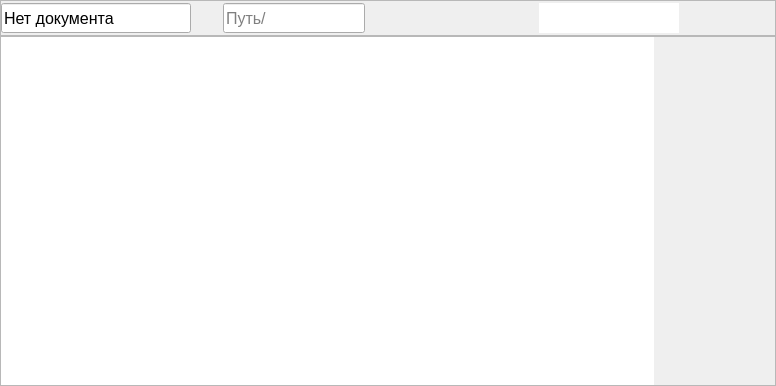
<?xml version="1.0" encoding="UTF-8"?>
<ui version="4.0">
 <author>Andrew Sedoikin</author>
 <class>WorkSpaceUI</class>
 <widget class="QWidget" name="WorkSpaceUI">
  <property name="windowModality">
   <enum>Qt::NonModal</enum>
  </property>
  <property name="geometry">
   <rect>
    <x>0</x>
    <y>0</y>
    <width>776</width>
    <height>386</height>
   </rect>
  </property>
  <property name="sizePolicy">
   <sizepolicy hsizetype="Preferred" vsizetype="Expanding">
    <horstretch>0</horstretch>
    <verstretch>0</verstretch>
   </sizepolicy>
  </property>
  <property name="windowTitle">
   <string>WorckSpaceUI</string>
  </property>
  <layout class="QGridLayout" name="gridLayout_2">
   <property name="sizeConstraint">
    <enum>QLayout::SetMinAndMaxSize</enum>
   </property>
   <property name="leftMargin">
    <number>0</number>
   </property>
   <property name="topMargin">
    <number>0</number>
   </property>
   <property name="rightMargin">
    <number>0</number>
   </property>
   <property name="bottomMargin">
    <number>0</number>
   </property>
   <property name="spacing">
    <number>0</number>
   </property>
   <item row="0" column="0">
    <widget class="QFrame" name="m_frameTop">
     <property name="sizePolicy">
      <sizepolicy hsizetype="Preferred" vsizetype="Preferred">
       <horstretch>0</horstretch>
       <verstretch>0</verstretch>
      </sizepolicy>
     </property>
     <property name="minimumSize">
      <size>
       <width>0</width>
       <height>36</height>
      </size>
     </property>
     <property name="maximumSize">
      <size>
       <width>16777215</width>
       <height>36</height>
      </size>
     </property>
     <property name="frameShape">
      <enum>QFrame::StyledPanel</enum>
     </property>
     <layout class="QHBoxLayout" name="horizontalLayout_3">
      <property name="spacing">
       <number>0</number>
      </property>
      <property name="leftMargin">
       <number>0</number>
      </property>
      <property name="topMargin">
       <number>0</number>
      </property>
      <property name="rightMargin">
       <number>0</number>
      </property>
      <property name="bottomMargin">
       <number>0</number>
      </property>
      <item>
       <layout class="QHBoxLayout" name="horizontalLayout_2">
        <property name="spacing">
         <number>0</number>
        </property>
        <property name="sizeConstraint">
         <enum>QLayout::SetDefaultConstraint</enum>
        </property>
        <property name="leftMargin">
         <number>0</number>
        </property>
        <property name="topMargin">
         <number>0</number>
        </property>
        <property name="rightMargin">
         <number>0</number>
        </property>
        <property name="bottomMargin">
         <number>0</number>
        </property>
        <item>
         <widget class="QLineEdit" name="m_lENameDoc">
          <property name="enabled">
           <bool>true</bool>
          </property>
          <property name="sizePolicy">
           <sizepolicy hsizetype="Preferred" vsizetype="Fixed">
            <horstretch>100</horstretch>
            <verstretch>0</verstretch>
           </sizepolicy>
          </property>
          <property name="minimumSize">
           <size>
            <width>190</width>
            <height>30</height>
           </size>
          </property>
          <property name="maximumSize">
           <size>
            <width>0</width>
            <height>30</height>
           </size>
          </property>
          <property name="font">
           <font>
            <pointsize>12</pointsize>
           </font>
          </property>
          <property name="text">
           <string>Нет документа</string>
          </property>
          <property name="echoMode">
           <enum>QLineEdit::Normal</enum>
          </property>
          <property name="cursorPosition">
           <number>13</number>
          </property>
          <property name="readOnly">
           <bool>true</bool>
          </property>
          <property name="cursorMoveStyle">
           <enum>Qt::LogicalMoveStyle</enum>
          </property>
          <property name="clearButtonEnabled">
           <bool>false</bool>
          </property>
         </widget>
        </item>
        <item>
         <widget class="Line" name="m_lineComboClose">
          <property name="windowModality">
           <enum>Qt::ApplicationModal</enum>
          </property>
          <property name="sizePolicy">
           <sizepolicy hsizetype="Maximum" vsizetype="Maximum">
            <horstretch>0</horstretch>
            <verstretch>0</verstretch>
           </sizepolicy>
          </property>
          <property name="minimumSize">
           <size>
            <width>0</width>
            <height>32</height>
           </size>
          </property>
          <property name="maximumSize">
           <size>
            <width>32</width>
            <height>32</height>
           </size>
          </property>
          <property name="font">
           <font>
            <kerning>true</kerning>
           </font>
          </property>
          <property name="frameShadow">
           <enum>QFrame::Raised</enum>
          </property>
          <property name="lineWidth">
           <number>1</number>
          </property>
          <property name="midLineWidth">
           <number>1</number>
          </property>
          <property name="orientation">
           <enum>Qt::Vertical</enum>
          </property>
         </widget>
        </item>
        <item>
         <widget class="QPushButton" name="m_pBCloseDoc">
          <property name="sizePolicy">
           <sizepolicy hsizetype="Fixed" vsizetype="Fixed">
            <horstretch>0</horstretch>
            <verstretch>0</verstretch>
           </sizepolicy>
          </property>
          <property name="minimumSize">
           <size>
            <width>32</width>
            <height>30</height>
           </size>
          </property>
          <property name="maximumSize">
           <size>
            <width>32</width>
            <height>30</height>
           </size>
          </property>
          <property name="acceptDrops">
           <bool>false</bool>
          </property>
          <property name="toolTip">
           <string>Закрыть документ</string>
          </property>
          <property name="text">
           <string extracomment="Настроить"/>
          </property>
          <property name="icon">
           <iconset resource="../resources.qrc">
            <normaloff>:/icons/closeDoc.png</normaloff>
            <normalon>:/icons/closeDocHover.png</normalon>:/icons/closeDoc.png</iconset>
          </property>
          <property name="iconSize">
           <size>
            <width>29</width>
            <height>29</height>
           </size>
          </property>
          <property name="autoExclusive">
           <bool>false</bool>
          </property>
          <property name="autoDefault">
           <bool>true</bool>
          </property>
          <property name="default">
           <bool>false</bool>
          </property>
          <property name="flat">
           <bool>true</bool>
          </property>
         </widget>
        </item>
        <item>
         <widget class="Line" name="m_lineCloseCurrent">
          <property name="windowModality">
           <enum>Qt::ApplicationModal</enum>
          </property>
          <property name="sizePolicy">
           <sizepolicy hsizetype="Maximum" vsizetype="Maximum">
            <horstretch>0</horstretch>
            <verstretch>0</verstretch>
           </sizepolicy>
          </property>
          <property name="minimumSize">
           <size>
            <width>0</width>
            <height>32</height>
           </size>
          </property>
          <property name="maximumSize">
           <size>
            <width>32</width>
            <height>32</height>
           </size>
          </property>
          <property name="font">
           <font>
            <kerning>true</kerning>
           </font>
          </property>
          <property name="frameShadow">
           <enum>QFrame::Raised</enum>
          </property>
          <property name="lineWidth">
           <number>1</number>
          </property>
          <property name="midLineWidth">
           <number>1</number>
          </property>
          <property name="orientation">
           <enum>Qt::Vertical</enum>
          </property>
         </widget>
        </item>
       </layout>
      </item>
      <item>
       <widget class="QLineEdit" name="m_lECompleter">
        <property name="sizePolicy">
         <sizepolicy hsizetype="Preferred" vsizetype="Fixed">
          <horstretch>0</horstretch>
          <verstretch>0</verstretch>
         </sizepolicy>
        </property>
        <property name="minimumSize">
         <size>
          <width>0</width>
          <height>30</height>
         </size>
        </property>
        <property name="maximumSize">
         <size>
          <width>16777215</width>
          <height>30</height>
         </size>
        </property>
        <property name="font">
         <font>
          <pointsize>12</pointsize>
         </font>
        </property>
        <property name="placeholderText">
         <string>Путь/</string>
        </property>
       </widget>
      </item>
      <item>
       <spacer name="horizontalSpacer">
        <property name="orientation">
         <enum>Qt::Horizontal</enum>
        </property>
        <property name="sizeType">
         <enum>QSizePolicy::MinimumExpanding</enum>
        </property>
        <property name="sizeHint" stdset="0">
         <size>
          <width>0</width>
          <height>30</height>
         </size>
        </property>
       </spacer>
      </item>
      <item>
       <widget class="QLineEdit" name="m_lECurrentElement">
        <property name="sizePolicy">
         <sizepolicy hsizetype="Maximum" vsizetype="Preferred">
          <horstretch>0</horstretch>
          <verstretch>0</verstretch>
         </sizepolicy>
        </property>
        <property name="minimumSize">
         <size>
          <width>30</width>
          <height>30</height>
         </size>
        </property>
        <property name="maximumSize">
         <size>
          <width>150</width>
          <height>30</height>
         </size>
        </property>
        <property name="sizeIncrement">
         <size>
          <width>0</width>
          <height>0</height>
         </size>
        </property>
        <property name="baseSize">
         <size>
          <width>120</width>
          <height>21</height>
         </size>
        </property>
        <property name="font">
         <font>
          <pointsize>12</pointsize>
         </font>
        </property>
        <property name="toolTip">
         <string>Строка</string>
        </property>
        <property name="autoFillBackground">
         <bool>false</bool>
        </property>
        <property name="inputMask">
         <string/>
        </property>
        <property name="text">
         <string/>
        </property>
        <property name="frame">
         <bool>false</bool>
        </property>
        <property name="echoMode">
         <enum>QLineEdit::Normal</enum>
        </property>
        <property name="cursorPosition">
         <number>0</number>
        </property>
        <property name="readOnly">
         <bool>true</bool>
        </property>
        <property name="cursorMoveStyle">
         <enum>Qt::LogicalMoveStyle</enum>
        </property>
        <property name="clearButtonEnabled">
         <bool>false</bool>
        </property>
       </widget>
      </item>
      <item>
       <layout class="QHBoxLayout" name="horizontalLayout">
        <property name="spacing">
         <number>0</number>
        </property>
        <property name="sizeConstraint">
         <enum>QLayout::SetMinimumSize</enum>
        </property>
        <item>
         <widget class="QPushButton" name="m_pBShHTable">
          <property name="sizePolicy">
           <sizepolicy hsizetype="Preferred" vsizetype="Fixed">
            <horstretch>0</horstretch>
            <verstretch>0</verstretch>
           </sizepolicy>
          </property>
          <property name="minimumSize">
           <size>
            <width>32</width>
            <height>30</height>
           </size>
          </property>
          <property name="maximumSize">
           <size>
            <width>32</width>
            <height>30</height>
           </size>
          </property>
          <property name="toolTip">
           <string>Показать/Скрыть таблицу элемента</string>
          </property>
          <property name="text">
           <string extracomment="Закрыть окно"/>
          </property>
          <property name="icon">
           <iconset resource="../resources.qrc">
            <normaloff>:/icons/tableshowhide.png</normaloff>
            <normalon>:/icons/tableshowhideView.png</normalon>:/icons/tableshowhide.png</iconset>
          </property>
          <property name="iconSize">
           <size>
            <width>29</width>
            <height>29</height>
           </size>
          </property>
          <property name="checkable">
           <bool>true</bool>
          </property>
          <property name="autoExclusive">
           <bool>false</bool>
          </property>
          <property name="autoDefault">
           <bool>true</bool>
          </property>
          <property name="default">
           <bool>false</bool>
          </property>
          <property name="flat">
           <bool>true</bool>
          </property>
         </widget>
        </item>
        <item>
         <widget class="QPushButton" name="m_pBDivid">
          <property name="sizePolicy">
           <sizepolicy hsizetype="Preferred" vsizetype="Fixed">
            <horstretch>0</horstretch>
            <verstretch>0</verstretch>
           </sizepolicy>
          </property>
          <property name="minimumSize">
           <size>
            <width>32</width>
            <height>30</height>
           </size>
          </property>
          <property name="maximumSize">
           <size>
            <width>32</width>
            <height>30</height>
           </size>
          </property>
          <property name="toolTip">
           <string>Разделить окно</string>
          </property>
          <property name="text">
           <string extracomment="Разделить"/>
          </property>
          <property name="icon">
           <iconset resource="../resources.qrc">
            <normaloff>:/icons/dividerHorizontal.png</normaloff>:/icons/dividerHorizontal.png</iconset>
          </property>
          <property name="iconSize">
           <size>
            <width>29</width>
            <height>29</height>
           </size>
          </property>
          <property name="autoDefault">
           <bool>true</bool>
          </property>
          <property name="default">
           <bool>false</bool>
          </property>
          <property name="flat">
           <bool>true</bool>
          </property>
         </widget>
        </item>
        <item>
         <widget class="QPushButton" name="m_pBHide">
          <property name="sizePolicy">
           <sizepolicy hsizetype="Preferred" vsizetype="Fixed">
            <horstretch>0</horstretch>
            <verstretch>0</verstretch>
           </sizepolicy>
          </property>
          <property name="minimumSize">
           <size>
            <width>32</width>
            <height>30</height>
           </size>
          </property>
          <property name="maximumSize">
           <size>
            <width>32</width>
            <height>30</height>
           </size>
          </property>
          <property name="toolTip">
           <string>Удалить разделение</string>
          </property>
          <property name="text">
           <string extracomment="Закрыть окно"/>
          </property>
          <property name="icon">
           <iconset resource="../resources.qrc">
            <normaloff>:/icons/hideRight.png</normaloff>:/icons/hideRight.png</iconset>
          </property>
          <property name="iconSize">
           <size>
            <width>29</width>
            <height>29</height>
           </size>
          </property>
          <property name="autoDefault">
           <bool>true</bool>
          </property>
          <property name="default">
           <bool>false</bool>
          </property>
          <property name="flat">
           <bool>true</bool>
          </property>
         </widget>
        </item>
       </layout>
      </item>
     </layout>
    </widget>
   </item>
   <item row="1" column="0">
    <widget class="QSplitter" name="m_splitter">
     <property name="sizePolicy">
      <sizepolicy hsizetype="Minimum" vsizetype="Expanding">
       <horstretch>0</horstretch>
       <verstretch>0</verstretch>
      </sizepolicy>
     </property>
     <property name="frameShape">
      <enum>QFrame::StyledPanel</enum>
     </property>
     <property name="frameShadow">
      <enum>QFrame::Raised</enum>
     </property>
     <property name="midLineWidth">
      <number>1</number>
     </property>
     <property name="orientation">
      <enum>Qt::Horizontal</enum>
     </property>
     <property name="opaqueResize">
      <bool>true</bool>
     </property>
     <property name="handleWidth">
      <number>1</number>
     </property>
     <property name="childrenCollapsible">
      <bool>false</bool>
     </property>
     <widget class="QTreeView" name="m_treeView">
      <property name="sizePolicy">
       <sizepolicy hsizetype="Preferred" vsizetype="Preferred">
        <horstretch>0</horstretch>
        <verstretch>0</verstretch>
       </sizepolicy>
      </property>
      <property name="minimumSize">
       <size>
        <width>0</width>
        <height>0</height>
       </size>
      </property>
      <property name="maximumSize">
       <size>
        <width>16777215</width>
        <height>16777215</height>
       </size>
      </property>
      <property name="font">
       <font>
        <pointsize>12</pointsize>
       </font>
      </property>
      <property name="styleSheet">
       <string notr="true">
QTreeView::item:hover {
    background: qlineargradient(x1: 0, y1: 0, x2: 0, y2: 1, stop: 0 #fcf9e6, stop: 1 #f2e9cb);
    border: 1px solid #e3dabf;
}

QTreeView::item:selected {
    border: 1px solid #bd9b57;
}

QTreeView::item:selected:active{
    background: qlineargradient(x1: 0, y1: 0, x2: 0, y2: 1, stop: 0 #f2cd6f, stop: 1 #bda557);
}

QTreeView::item:selected:!active {
    background: qlineargradient(x1: 0, y1: 0, x2: 0, y2: 1, stop: 0 #e8c96b, stop: 1 #bfa258);
}

QTreeView::branch:has-siblings:!adjoins-item {
    border-image: url(://icons/tree/stylesheet-vline.png) 0;
}

QTreeView::branch:has-siblings:adjoins-item {
    border-image: url(://icons/tree/stylesheet-branch-more.png) 0;
}

QTreeView::branch:!has-siblings:adjoins-item {
    border-image: url(://icons/tree/stylesheet-branch-end.png) 0;
}

QTreeView::branch:has-children:!has-siblings:closed,
QTreeView::branch:closed:has-children:has-siblings {
        border-image: none;
        image: url(://icons/tree/nodeClose.png);
}

QTreeView::branch:open:has-children:!has-siblings,
QTreeView::branch:open:has-children:has-siblings  {
        border-image: none;
        image: url(://icons/tree/nodeOpen.png);
}</string>
      </property>
      <property name="frameShape">
       <enum>QFrame::NoFrame</enum>
      </property>
      <property name="horizontalScrollBarPolicy">
       <enum>Qt::ScrollBarAsNeeded</enum>
      </property>
      <property name="sizeAdjustPolicy">
       <enum>QAbstractScrollArea::AdjustIgnored</enum>
      </property>
      <property name="dragEnabled">
       <bool>true</bool>
      </property>
      <property name="dragDropMode">
       <enum>QAbstractItemView::DragDrop</enum>
      </property>
      <property name="defaultDropAction">
       <enum>Qt::MoveAction</enum>
      </property>
      <property name="horizontalScrollMode">
       <enum>QAbstractItemView::ScrollPerItem</enum>
      </property>
      <property name="rootIsDecorated">
       <bool>true</bool>
      </property>
      <property name="animated">
       <bool>true</bool>
      </property>
      <property name="allColumnsShowFocus">
       <bool>false</bool>
      </property>
      <attribute name="headerVisible">
       <bool>false</bool>
      </attribute>
      <attribute name="headerCascadingSectionResizes">
       <bool>false</bool>
      </attribute>
      <attribute name="headerHighlightSections">
       <bool>false</bool>
      </attribute>
      <attribute name="headerStretchLastSection">
       <bool>true</bool>
      </attribute>
     </widget>
     <widget class="TabWidget" name="m_tabWTables">
      <property name="sizePolicy">
       <sizepolicy hsizetype="MinimumExpanding" vsizetype="Fixed">
        <horstretch>0</horstretch>
        <verstretch>0</verstretch>
       </sizepolicy>
      </property>
      <property name="minimumSize">
       <size>
        <width>120</width>
        <height>0</height>
       </size>
      </property>
      <property name="font">
       <font>
        <pointsize>12</pointsize>
       </font>
      </property>
      <property name="contextMenuPolicy">
       <enum>Qt::DefaultContextMenu</enum>
      </property>
      <property name="styleSheet">
       <string notr="true">QTabBar::tab:selected, QTabBar::tab {
    background: qlineargradient(x1: 0, y1: 0, x2: 0, y2: 1,
                               stop: 0 #e5f0d3, 
                               stop: 0.5 #497a76, stop: 1.0 #fafafa);

}
QTabBar::tab:selected, QTabBar::tab:hover {
    background: qlineargradient(x1: 0, y1: 0, x2: 0, y2: 1,
                                stop: 0 #fafafa, stop: 0.4 #e5f0d3,
                                stop: 0.5 #a1c4c1, stop: 1.0 #fafafa);
}
QTabBar::close-button {
	image: url(:/icons/closeDoc.png);
}
QTabBar::close-button:hover {
	image: url(:/icons/closeDocHover.png)

}</string>
      </property>
      <property name="tabPosition">
       <enum>QTabWidget::West</enum>
      </property>
      <property name="tabShape">
       <enum>QTabWidget::Rounded</enum>
      </property>
      <property name="iconSize">
       <size>
        <width>21</width>
        <height>21</height>
       </size>
      </property>
      <property name="elideMode">
       <enum>Qt::ElideMiddle</enum>
      </property>
      <property name="usesScrollButtons">
       <bool>true</bool>
      </property>
      <property name="documentMode">
       <bool>true</bool>
      </property>
      <property name="tabsClosable">
       <bool>true</bool>
      </property>
      <property name="movable">
       <bool>true</bool>
      </property>
      <property name="tabBarAutoHide">
       <bool>false</bool>
      </property>
     </widget>
    </widget>
   </item>
  </layout>
 </widget>
 <customwidgets>
  <customwidget>
   <class>TabWidget</class>
   <extends>QTabWidget</extends>
   <header>widgets/tabwidget.h</header>
   <container>1</container>
  </customwidget>
 </customwidgets>
 <resources>
  <include location="../resources.qrc"/>
 </resources>
 <connections>
  <connection>
   <sender>m_pBShHTable</sender>
   <signal>toggled(bool)</signal>
   <receiver>m_tabWTables</receiver>
   <slot>setVisible(bool)</slot>
   <hints>
    <hint type="sourcelabel">
     <x>682</x>
     <y>25</y>
    </hint>
    <hint type="destinationlabel">
     <x>750</x>
     <y>91</y>
    </hint>
   </hints>
  </connection>
 </connections>
 <designerdata>
  <property name="gridDeltaX">
   <number>10</number>
  </property>
  <property name="gridDeltaY">
   <number>10</number>
  </property>
  <property name="gridSnapX">
   <bool>true</bool>
  </property>
  <property name="gridSnapY">
   <bool>true</bool>
  </property>
  <property name="gridVisible">
   <bool>true</bool>
  </property>
 </designerdata>
</ui>
